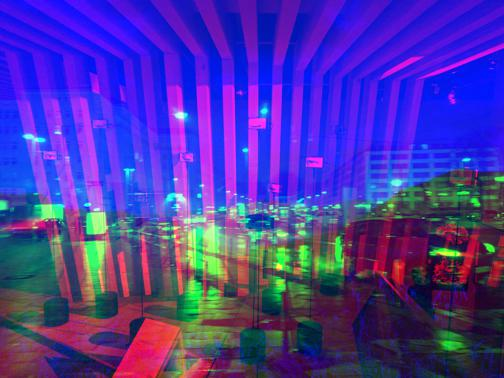

Write Python code to recreate this figure.
import pathlib
import drawbot_skia.drawbot as db
import datetime
from PIL import Image

# date
dt = datetime.datetime.today()
name = 'image_' + dt.strftime("%d%m%Y")

p = pathlib.Path(__file__).parent.absolute()

pw = 802.2
ph = 983.6
u = 5
m = u*4
wdt = 120

h = ph/5
w = pw/2

path = 'a27d950c-6226-11eb-896c-e46f13f48499.jpg'

db.size(pw, ph)

def cross(x, y):
  with db.savedState():
    db.fill(None)
    db.stroke(0)
    db.strokeWidth(1)
    db.translate(x, y)
    # line vertical
    db.line((u*2,0), (u*2,u*4))
    # line horizontale
    db .line((0,u*2), (u*4,u*2))


im = Image.open(path)
w,h = im.size
print(w, h)
im = im.resize((int(w/8), int(h/8)))
w,h = im.size
print(w, h)
im.save('image.jpg')
fw = (pw - w)/2
fh = (ph - h)/2
print(fw, fh)
db.image('image.jpg', (fw, fh))

# text
db.stroke(None)
db.fill(0)
db.font("Plantin MT Pro", 11)
db.text("Une image, composée des canaux RVB de trois autres images.", (m*2, m*3))

# croix
cross(m, m)
cross((pw - m*2), m)
cross(m, (ph - m*2))
cross((pw - m*2), (ph - m*2))

db.saveImage(str(name) + '.jpg')
#db.saveImage(str(name) + '.svg')
db.saveImage(str(name) + '.pdf')
